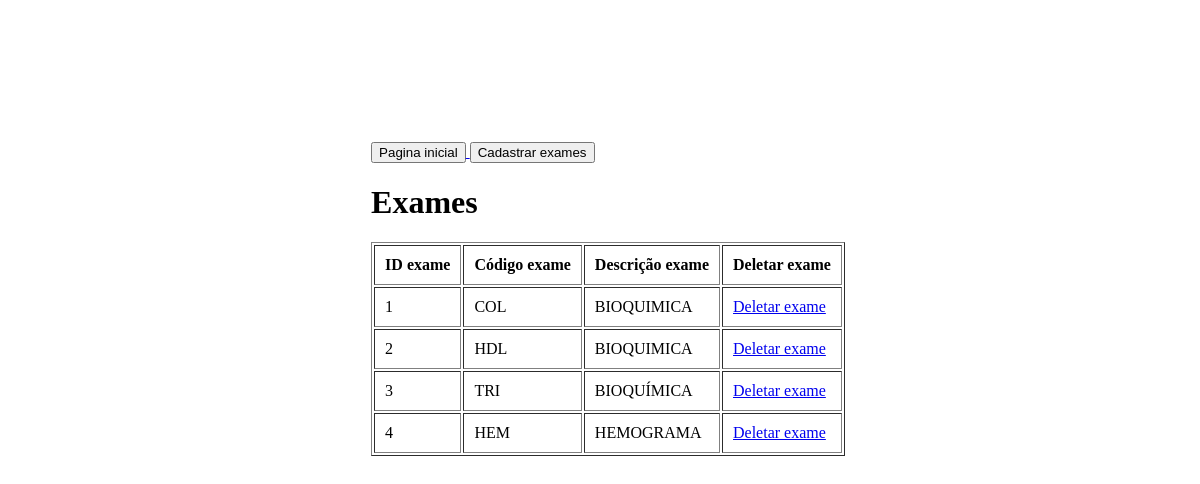
/cadastrar_exames.php (signed in), run on an earlier commit of the app's database.
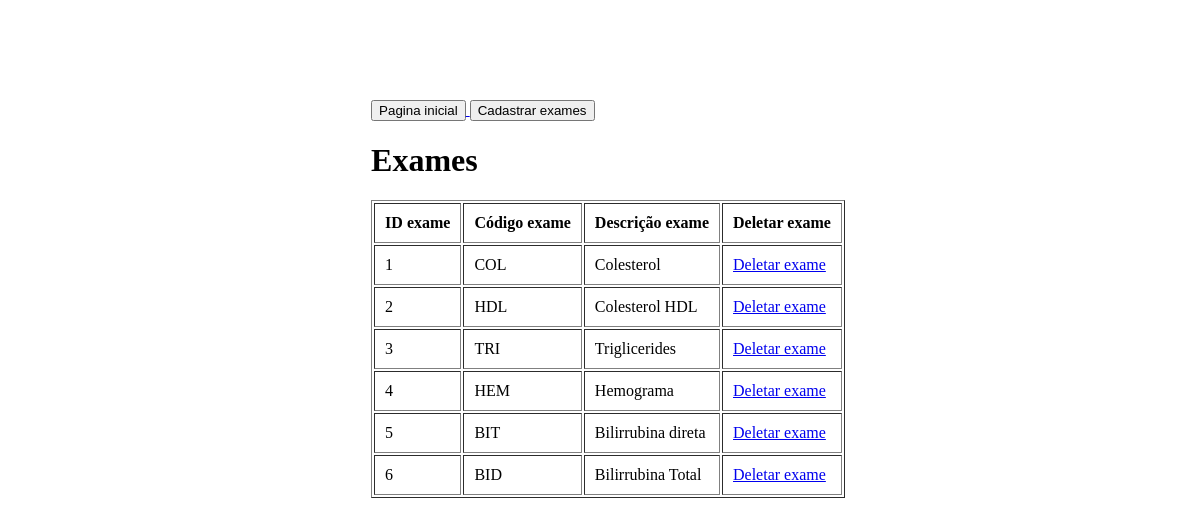
And on a later commit of the database.
### tables this page shows
CREATE TABLE `exames` (
  `exameid` int(11) NOT NULL,
  `codigo` varchar(3) NOT NULL,
  `descricao` longtext NOT NULL,
  `nome` longtext NOT NULL
);

### cadastrar_exames.php (the view, shortened to what this page needs)
<?php
include('conexao.php');
?>
<!DOCTYPE html>
<html lang="en">
<head>
</head>
<link rel="stylesheet" href="../Arquivos CSS/modal.css">
<body>
    <div class="janela_tabela">
        <div>
            <a href="index_login.php"><button class="button1">Pagina inicial</button> </a>
            <button class="button1" onclick="abrir_modal()">Cadastrar exames</button>
        </div>
        <h1>Exames</h1>
        <table border="1" cellpadding="10">
            <thead>
                <th>ID exame</th>
                <th>Código exame</th>
                <th>Descrição exame</th>
                <th>Deletar exame</th>
            </thead>
            <tbody>
            <?php
            $sql_exames  = "SELECT * FROM exames";
            $query_exames = $mysqli->query($sql_exames) or die($mysqli->error);
            $num_exames = $query_exames->num_rows;
                if($num_exames == 0) {
                ?>
                <tr>
                    <td colspan="3">Nenhum exame foi encontrado!</td>
                </tr>
                <?php }
                    else{
                        while($exames = $query_exames->fetch_assoc()){?>
                    <tr>
                        <td><?php echo $exames['exameid']?>     </td>
                        <td><?php echo $exames['codigo']?>   </td>
                        <td><?php echo $exames['descricao']?>  </td>
                        <td><a href="deletar_exame.php?id=<?php echo $exames['exameid'] ?>">Deletar exame</a></td>
                    </tr>
                <?php     }
                    } ?>
            </tbody>
        </table><br>
    </div>
</body>
</html>

### cadastrar_exames.php (style rules this page uses)
body { width: 100%; height: 600px; display: flex; align-items: center; justify-content: center; }

What changed in the data, as far as the page shows it:
changed exames "COL": descricao "BIOQUIMICA" → "Colesterol"
changed exames "HDL": descricao "BIOQUIMICA" → "Colesterol HDL"
changed exames "TRI": descricao "BIOQUÍMICA" → "Triglicerides"
changed exames "HEM": descricao "HEMOGRAMA" → "Hemograma"
added exames: exameid "5", codigo "BIT", descricao "Bilirrubina direta"
added exames: exameid "6", codigo "BID", descricao "Bilirrubina Total"
